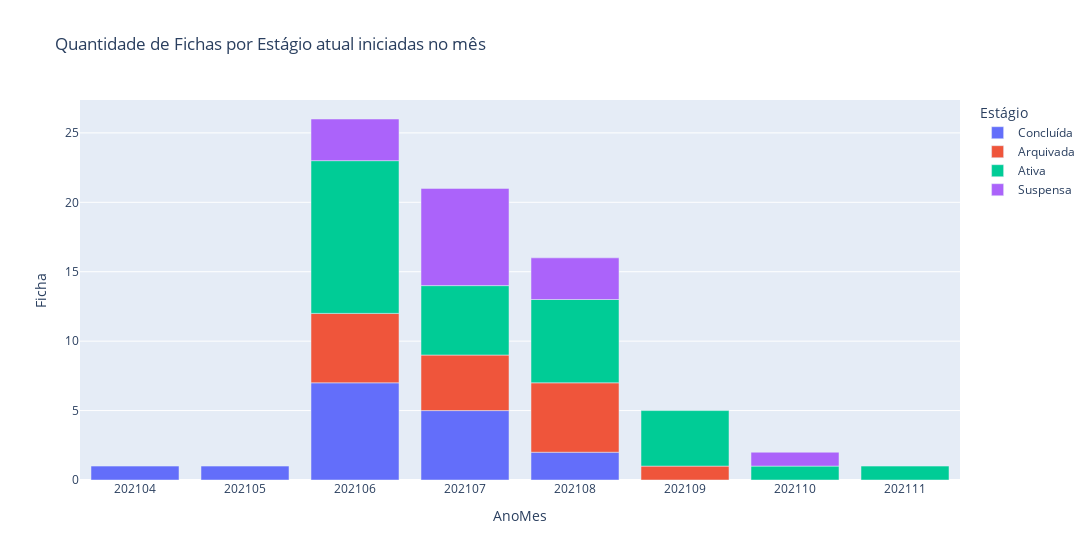

Notebook source saved alongside this figure:
### Code cell
g.FigFichasEstagio(g.df_fichas_outlet_tempos)

### Figure 1 — Plotly figure (JSON) as saved in the notebook; plotly's stock layout.template omitted (floating-point values rounded to 4 significant figures)
{"data": [{"alignmentgroup": "True", "hovertemplate": "Estágio=Concluída<br>AnoMes=%{x}<br>Ficha=%{y}<extra></extra>", "legendgroup": "Concluída", "marker": {"color": "#636efa", "pattern": {"shape": ""}}, "name": "Concluída", "offsetgroup": "Concluída", "orientation": "v", "showlegend": true, "textposition": "auto", "type": "bar", "x": ["202104", "202105", "202106", "202107", "202108"], "xaxis": "x", "y": [1, 1, 7, 5, 2], "yaxis": "y"}, {"alignmentgroup": "True", "hovertemplate": "Estágio=Arquivada<br>AnoMes=%{x}<br>Ficha=%{y}<extra></extra>", "legendgroup": "Arquivada", "marker": {"color": "#EF553B", "pattern": {"shape": ""}}, "name": "Arquivada", "offsetgroup": "Arquivada", "orientation": "v", "showlegend": true, "textposition": "auto", "type": "bar", "x": ["202106", "202107", "202108", "202109"], "xaxis": "x", "y": [5, 4, 5, 1], "yaxis": "y"}, {"alignmentgroup": "True", "hovertemplate": "Estágio=Ativa<br>AnoMes=%{x}<br>Ficha=%{y}<extra></extra>", "legendgroup": "Ativa", "marker": {"color": "#00cc96", "pattern": {"shape": ""}}, "name": "Ativa", "offsetgroup": "Ativa", "orientation": "v", "showlegend": true, "textposition": "auto", "type": "bar", "x": ["202106", "202107", "202108", "202109", "202110", "202111"], "xaxis": "x", "y": [11, 5, 6, 4, 1, 1], "yaxis": "y"}, {"alignmentgroup": "True", "hovertemplate": "Estágio=Suspensa<br>AnoMes=%{x}<br>Ficha=%{y}<extra></extra>", "legendgroup": "Suspensa", "marker": {"color": "#ab63fa", "pattern": {"shape": ""}}, "name": "Suspensa", "offsetgroup": "Suspensa", "orientation": "v", "showlegend": true, "textposition": "auto", "type": "bar", "x": ["202106", "202107", "202108", "202110"], "xaxis": "x", "y": [3, 7, 3, 1], "yaxis": "y"}], "layout": {"barmode": "relative", "legend": {"title": {"text": "Estágio"}, "tracegroupgap": 0}, "title": {"text": "Quantidade de Fichas por Estágio atual iniciadas no mês"}, "width": 1100, "xaxis": {"anchor": "y", "categoryorder": "category ascending", "domain": [0, 1], "title": {"text": "AnoMes"}}, "yaxis": {"anchor": "x", "domain": [0, 1], "title": {"text": "Ficha"}}}}
